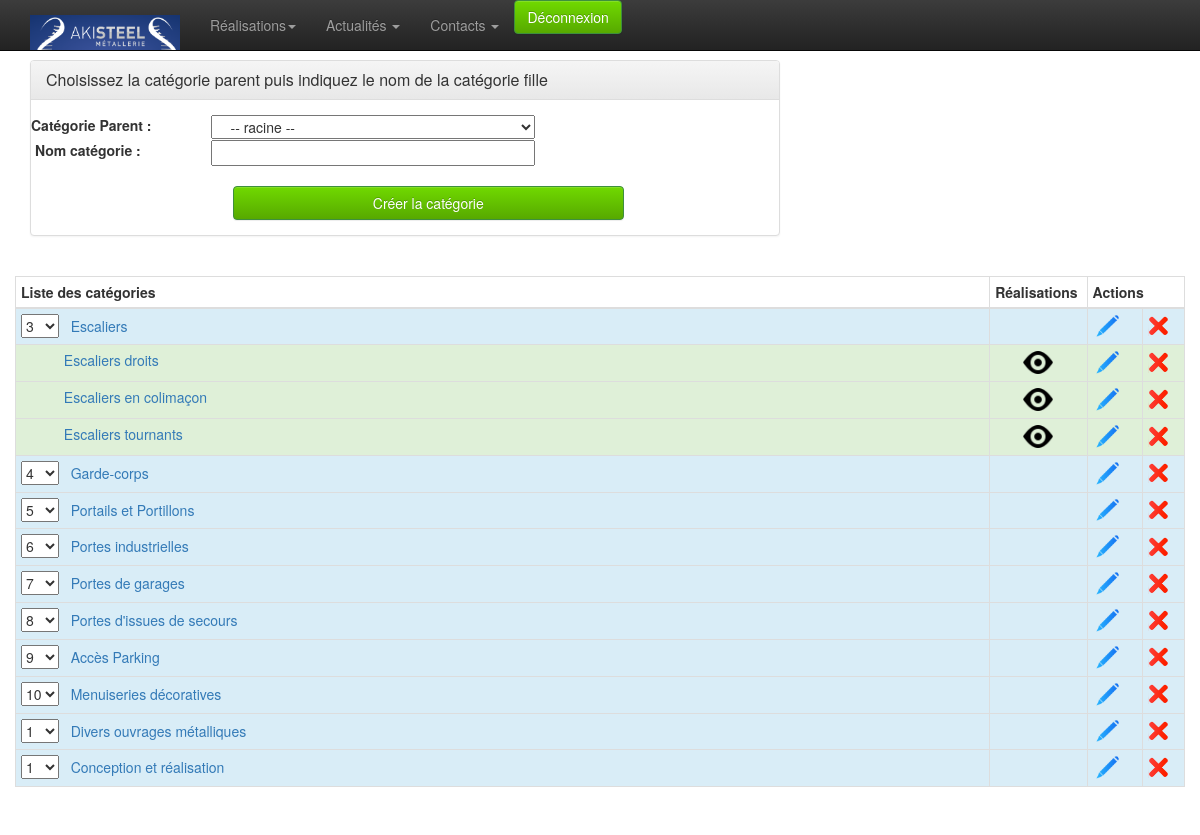
The app's page /admin/categorie/liste.php (signed in) with its own data.
### tables this page shows
CREATE TABLE `catproduct` (
  `id` int(10) unsigned NOT NULL AUTO_INCREMENT,
  `id_parent` int(11) NOT NULL,
  `nom` varchar(50) NOT NULL,
  `image` varchar(50) NOT NULL,
  `ordre_affichage` int(11) NOT NULL DEFAULT '1',
  PRIMARY KEY (`id`)
);

### admin/classes/StorageManager.php (called while the page is built, shortened)
<?php
class StorageManager{
	protected function dbConnect() {
	    $host = DBHOST;
	    $user = DBUSER;
	    $pass = DBPASSWD;
	    $bdd  = DBNAME;
		try {
			$this->mysqli = new mysqli ($host, $user, $pass, $bdd) ;
		} catch (Exception $e) {
			throw new Exception("Erreur Connexion DB ". $e->getMessage());
		}
	}
}
?>

### admin/classes/Categorie.php (the view, shortened to what this page needs)
<?php
require_once("StorageManager.php");
class Categorie extends StorageManager {
	public function load( $id, $debug=false ){
		$new_array = null;
		$requete = "SELECT * FROM `catproduct` WHERE id = " . $id ;
		$result = mysqli_query( $this->mysqli, $requete );
		while( $row = mysqli_fetch_assoc( $result ) ) {
			$new_array[] = $row;
		}
		return $new_array;
	}
	public function getListe( $tab=array(), $debug=false ) {
		$champ_souhaite = ( $tab[ "champ" ] != '' ) ? $tab[ "champ" ] : "*";
		$requete = "SELECT " . $champ_souhaite . " FROM `catproduct`";
		if ( $tab[ "where" ] == '' ) {
			$requete .= " WHERE id > 0";
			if ( !empty( $tab ) ) {
				foreach( $tab as $champ => $val ) {
					if ( $champ != "champ" && $champ != "order_by" && $champ != "sens" )
						$requete .= " AND " . $champ . " = '" . addslashes( $val ) . "'";
				}
			}
			$order_by = ( $tab[ "order_by" ] != "" ) ? $tab[ "order_by" ] : "ordre_affichage";
			$sens = ( $tab[ "sens" ] != "" ) ? $tab[ "sens" ] : "ASC";
			$requete .= " ORDER BY " . $order_by . " " . $sens;
		}
		else $requete .= $tab[ "where" ];
		$result = mysqli_query( $this->mysqli, $requete );
		while( $row = mysqli_fetch_assoc( $result ) ) {
			$new_array[] = $row;
		}
		return $new_array;
	}
	public function getNbCatByLevel( $id_parent=0, $debug=false ) {
		$sql = "SELECT COUNT(id) AS nb FROM `catproduct`
			WHERE `id_parent`=" . $id_parent . ";";
		$result = mysqli_query( $this->mysqli, $sql );
		$row = mysqli_fetch_assoc( $result );
		return $row[ "nb" ];
	}
	public function afficherLigneAdmin( $id=0, $debug=false ) {
		$datas = $this->load( $id, $debug );
		$_categorie = $datas[ 0 ];
		if ( !empty( $_categorie ) ) {
			$decalage = 			( $_categorie[ "id_parent" ] == 0 ) ? "" : "&nbsp;&nbsp;&nbsp;&nbsp;&nbsp;&nbsp;&nbsp;&nbsp;&nbsp;&nbsp;&nbsp;";
			$classe_affichage = 	( $_categorie[ "id_parent" ] == 0 ) ? "info" : "success";
			$btn_visualisation = 	( $_categorie[ "id_parent" ] == 0 )
				? "&nbsp;"
				: "<a href='/admin/produit/liste.php?id_categorie=" . $_categorie[ "id" ] . "'><img src='/admin/img/eye.png' width='30' title='Voir tous les produits de cette catégorie' ></a>";
			echo "<tr class='" . $classe_affichage . "'>\n";
			echo "	<td>\n";
			if ( $_categorie[ "id_parent" ] == 0 ) {
				$nb_cat = $this->getNbCatByLevel( $_categorie[ "id_parent" ], false );
				echo "		<select id='" . $_categorie[ "id" ] . "' class='select_categorie'>\n";
				for( $cpt = 1; $cpt <= $nb_cat; $cpt++ ) {
					$selected = ( $cpt == $_categorie[ "ordre_affichage" ] ) ? "selected" : "";
					echo "		<option value='" . $cpt . "' " . $selected . ">" . $cpt . "</option>\n";
				}
				echo "		</select>&nbsp;&nbsp;\n";
			}
			echo "		" . $decalage . "<a href='/admin/categorie/liste.php?id=" . $_categorie[ "id" ] . "'>" . $_categorie[ "nom" ] . "</a>\n";
			echo "	</td>\n";
			echo "	<td align='center'>" . $btn_visualisation . "</td>\n";
			echo "	<td><a href='/admin/categorie/liste.php?id=" . $_categorie[ "id" ] . "'><img src='/admin/img/modif.png' width='30' alt='Modifier' ></a></td>\n";
			echo "	<td>\n";
			echo "		<img src='/admin/img/del.png' width='20' alt='Supprimer' onclick=\"$('.supp" . $_categorie[ "id" ] . "').css('display', 'block');\"> \n";
			echo "	</td>\n";
			echo "</tr>\n";
		}
	}
}

### admin/categorie/liste.php (shortened to what this page needs)
<?
	require $_SERVER[ "DOCUMENT_ROOT" ] . "/admin/classes/Categorie.php";
	$debug = 		false;
	$categorie = 	new Categorie();
	$btn_creation_categorie = "Créer la catégorie";
	if ( 1 == 1 ) {
		unset( $recherche );
		$recherche[ "id_parent" ] = 0;
		$recherche[ "order_by" ] = 	"ordre_affichage";
		$liste_categorie = $categorie->getListe( $recherche, $debug );
	}
	if ( empty( $liste_categorie ) ) {
		$message = 'Aucun enregistrement';
	}
	else {
		$message = '';
	}
?>
<!doctype html>
<html class="no-js" lang="en">
	<head>
		<? include_once $_SERVER[ "DOCUMENT_ROOT" ] . "/admin/inc-meta.php"; ?>
	</head>
	<body>
		<? include_once $_SERVER[ "DOCUMENT_ROOT" ] . "/admin/inc-menu.php"; ?>
		<div class="container">
			<div class="row">
				<div class="col-md-8">
					<div class="panel panel-default">
						<div class="panel-heading">
							<h3 class="panel-title">Choisissez la catégorie parent puis indiquez le nom de la catégorie fille</h3>
						</div>
						<div class="panel-body">
							<form name="formulaire" class="form-horizontal" method="POST" action="/admin/categorie/traitement.php" >
								<div class="row">
									<div class="row">
										<label class="col-md-3" >Catégorie Parent :</label>
										<select name="id_parent" id="id_parent" class="col-md-5">
											<option value="0" selected>-- racine --</option>
										</select>
									</div>
									<div class="row">
										<label class="col-md-3">&nbsp;Nom catégorie :</label>
					      				<input type="text" class="col-md-5" name="nom" id="nom" value="<?=$nom?>" required>
					      			</div>
								</div>
						      	<div class="row ">
						      		<div class="col-md-3">&nbsp;</div>
									<div class="col-md-8"><br>
										<button class="btn btn-success col-sm-10" type="submit" > <?=$btn_creation_categorie?> </button>
									</div>
								</div>
							</form>
						</div>
					</div>
				</div>
				<div class="col-md-6"><br><?=$message?></div>
				<table class="table table-hover table-bordered table-condensed table-striped" >
				<thead>
					<tr>
						<th class="col-md-10" style="">Liste des catégories</th>
						<th class="col-md-1" style="">Réalisations</th>
						<th class="col-md-1" colspan="2" style="">Actions</th>
					</tr>
				</thead>
				<tbody>
					<?
					if ( !empty( $liste_categorie ) ) {
						foreach ( $liste_categorie as $_categorie ) {
							$categorie->afficherLigneAdmin( $_categorie[ "id" ], $debug );
							if ( 1 == 1 ) {
								unset( $recherche );
								$recherche[ "id_parent" ] = $_categorie[ "id" ];
								$liste_sous_categorie = $categorie->getListe( $recherche, $debug);
								if ( !empty( $liste_sous_categorie ) ) {
									foreach ( $liste_sous_categorie as $_categorie ) {
										$categorie->afficherLigneAdmin( $_categorie[ "id" ], $debug );
									}
								}
							}
						}
					}
					?>
				</tbody>
				</table>
			</div>
		</div>
	</body>
</html>

### admin/css/style.css (style rules this page uses)
body { padding-top: 60px; padding-bottom: 40px; }
.btn-success { background-color: #57a900; background-image: -moz-linear-gradient(top, #70d900, #57a900); background-image: -ms-linear-gradient(top, #70d900, #57a900); background-image: -webkit-gradient(linear, 0 0, 0 100%, from(#70d900), to(#57a900)); background-image: -webkit-linear-gradient(top, #70d900, #57a900); background-image: -o-linear-gradient(top, #70d900, #57a900); background-image: linear-gradient(top, #70d900, #57a900); filter: progid:DXImageTransform.Microsoft.gradient(startColorstr='#70d900', endColorstr='#57a900', GradientType=0); }

### records on screen
catproduct: id "3", nom "Escaliers"
catproduct: nom "Escaliers droits"
catproduct: nom "Escaliers en colimaçon"
catproduct: nom "Escaliers tournants"
catproduct: id "4", nom "Garde-corps"
catproduct: id "5", nom "Portails et Portillons"
catproduct: id "6", nom "Portes industrielles"
catproduct: id "7", nom "Portes de garages"
catproduct: id "8", nom "Portes d'issues de secours"
catproduct: id "9", nom "Accès Parking"
catproduct: id "10", nom "Menuiseries décoratives"
catproduct: id "1", nom "Divers ouvrages métalliques"
catproduct: id "1", nom "Conception et réalisation"

### other values on screen
$btn_creation_categorie "Créer la catégorie"
